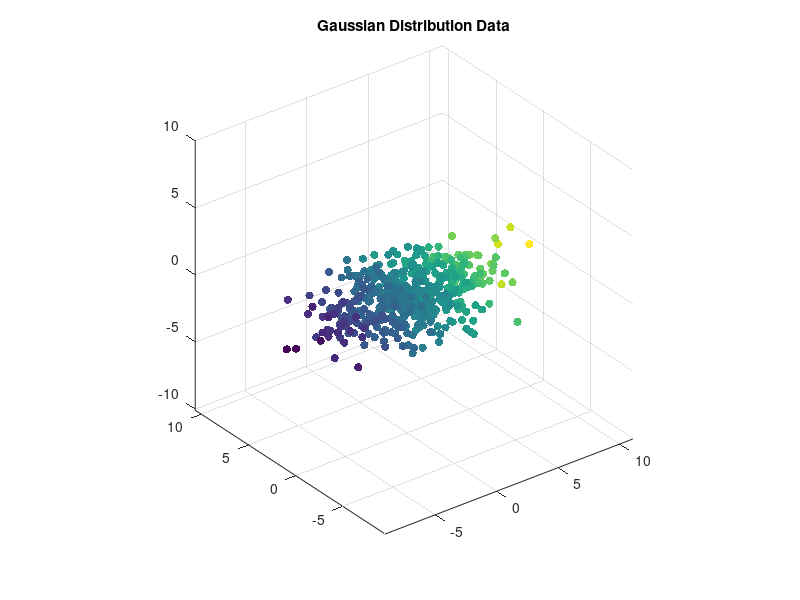

Source code (MATLAB): (Note: this script raises an error after producing the figure.)
%%
clear, close all;

%% Gaussian Distribution Data
num = 500;
D = diag([3, 2, 1]);
X = randn(num, 3) * D;
C = X(:, 1);
figure, scatter3(X(:, 1), X(:, 2), X(:, 3), [], C, 'filled');
title('Gaussian Distribution Data'), axis equal;
exportgraphics(gcf, './results/DR_data1.png');

X_PCA = PCA(X, 2);
X_PSA = PSA(X, 2);
X_LLE = LLE(X, 10, 2);

figure('Position', [0, 0, 1000, 300]);
subplot(131);
scatter(X_PCA(:, 1), X_PCA(:, 2), [], C, 'filled');
title('PCA'), axis equal;

subplot(132);
scatter(X_PSA(:, 1), X_PSA(:, 2), [], C, 'filled');
title('PSA'), axis equal;

subplot(133);
scatter(X_LLE(:, 1), X_LLE(:, 2), [], C, 'filled');
title('LLE'), axis equal;

exportgraphics(gcf, './results/DR_data1_result.png');
%% Gaussian Distribution Data with Outliers
num = 500;
D = diag([3, 2, 1]);
X = randn(num, 3) * D;
X = cat(1, X, randn(10, 3) + [0, 0, 10]);
C = X(:, 3);
figure, scatter3(X(:, 1), X(:, 2), X(:, 3), [], C, 'filled');
title('Gaussian Distribution Data with Outliers'), axis equal;
exportgraphics(gcf, './results/DR_data2.png');

X_PCA = PCA(X, 2);
X_PSA = PSA(X, 2);
X_LLE = LLE(X, 10, 2);

figure('Position', [0, 0, 1000, 300]);
subplot(131);
scatter(X_PCA(:, 1), X_PCA(:, 2), [], C, 'filled');
title('PCA'), axis equal;

subplot(132);
scatter(X_PSA(:, 1), X_PSA(:, 2), [], C, 'filled');
title('PSA'), axis equal;

subplot(133);
scatter(X_LLE(:, 1), X_LLE(:, 2), [], C, 'filled');
title('LLE'), axis equal;

exportgraphics(gcf, './results/DR_data2_result.png');
%% Swiss Roll Data
n = 1200;
r = unifrnd(0, 1, n, 1);
l = unifrnd(0, 1, n, 1);

t = (2 * pi) / 2 * (1 + 2 * r);
x = t .* cos(t) / max(t(:));
y = l;
z = t .* sin(t) / max(t(:));

C = t;
X = [x y z];

figure, scatter3(X(:, 1), X(:, 2), X(:, 3), [], C, 'filled');
title('Swiss Roll Data'), axis equal;
exportgraphics(gcf, './results/DR_data3.png');

X_PCA = PCA(X, 2);
X_PSA = PSA(X, 2);
X_LLE = LLE(X, 15, 2);
X_LE = LE(X, 0.07, 2);

figure('Position', [0, 0, 1000, 300]);
subplot(141);
scatter(X_PCA(:, 1), X_PCA(:, 2), [], C, 'filled');
title('PCA'), axis square;

subplot(142);
scatter(X_PSA(:, 1), X_PSA(:, 2), [], C, 'filled');
title('PSA'), axis square;

subplot(143);
scatter(X_LLE(:, 1), X_LLE(:, 2), [], C, 'filled');
title('LLE'), axis square;

subplot(144);
scatter(X_LE(:, 1), X_LE(:, 2), [], C, 'filled');
title('LE'), axis square;

exportgraphics(gcf, './results/DR_data3_result.png');
